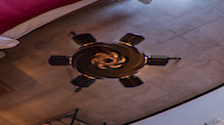
#> input picture ps/tripod.png, 224 x 125 px
$ python test2.py
#> lines starting #> are read from the running program, lines starting #| are printed output that depends on the picture
import numpy as np
from skimage import img_as_float
import matplotlib.pyplot as plt
from skimage import io
import math
import numpy.matlib

file_name2='tripod.png'
img=io.imread(file_name2)
#> img is the input picture: shape (125, 224, 4); mean R, G, B, A 97.8, 73.6, 76.2, 255

img = img_as_float(img)

row, col, channel = img.shape
#> row = 125; col = 224; channel = 4
img_out = img * 1.0
degree = 70

center_x = (col-1)/2.0
#> center_x = 111.5
center_y = (row-1)/2.0
#> center_y = 62

xx = np.arange (col)
#> xx = 224 values from 0 to 223
yy = np.arange (row)
#> yy = 125 values from 0 to 124

x_mask = numpy.matlib.repmat (xx, row, 1)
y_mask = numpy.matlib.repmat (yy, col, 1)
y_mask = np.transpose(y_mask)

xx_dif = x_mask - center_x
yy_dif = center_y - y_mask

r = np.sqrt(xx_dif * xx_dif + yy_dif * yy_dif)

theta = np.arctan(yy_dif / xx_dif)

mask_1 = xx_dif < 0
theta = theta * (1 - mask_1) + (theta + math.pi) * mask_1

theta = theta + r/degree

x_new = r * np.cos(theta) + center_x
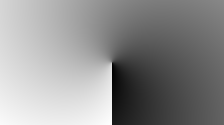
#> theta: shape (125, 224) float64; min -1.4, max 5.59, mean 2.55; drawn with min black and max white
y_new = center_y - r * np.sin(theta)

int_x = np.floor (x_new)
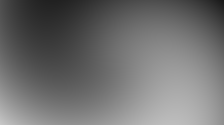
#> x_new: shape (125, 224) float64; min 23.68, max 199.3, mean 111.5
int_x = int_x.astype(int)
int_y = np.floor (y_new)
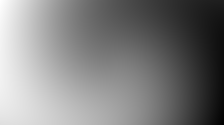
#> y_new: shape (125, 224) float64; min -61.43, max 185.4, mean 62; drawn with min black and max white
int_y = int_y.astype(int)

for ii in range(row):
    for jj in range (col):
        new_xx = int_x [ii, jj]
        new_yy = int_y [ii, jj]

        if x_new [ii, jj] < 0 or x_new [ii, jj] > col -1 :
            continue
        if y_new [ii, jj] < 0 or y_new [ii, jj] > row -1 :
            continue

        img_out[ii, jj, :] = img[new_yy, new_xx, :]
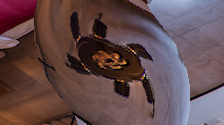
#> img_out: shape (125, 224, 4) float64; mean R, G, B, A 0.388, 0.296, 0.306, 1


plt.figure (1)
plt.imshow (img)
plt.axis('off')

plt.figure (2)
plt.imshow (img_out)
plt.axis('off')

plt.show()
